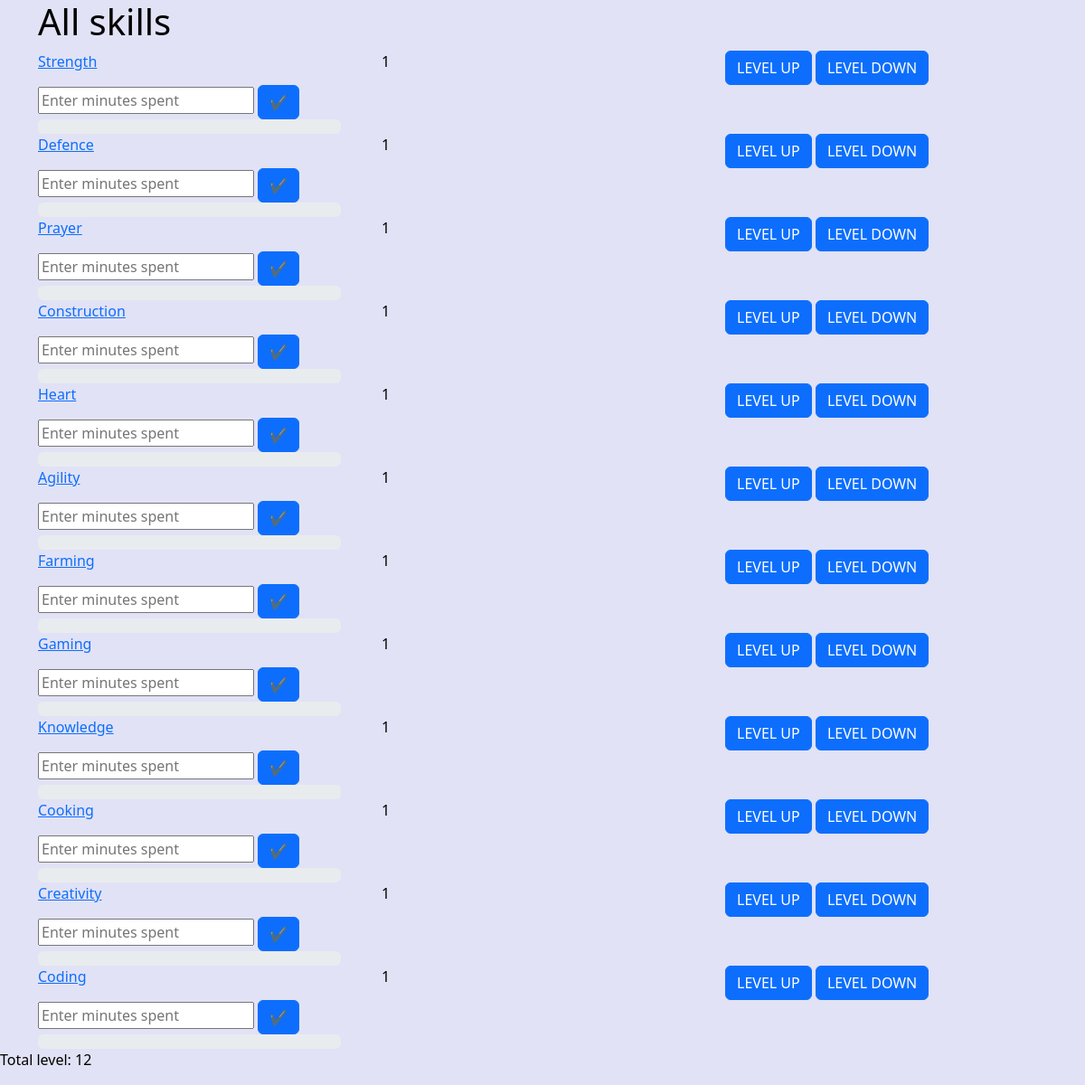
The page / on the database its author committed.
### models/db_models.py (models this page shows)
class Skill(db.Model):
    id = db.Column(db.Integer, primary_key=True)
    name = db.Column(db.String(50), nullable=False)
    level = db.Column(db.Integer, nullable=False)
    experience = db.Column(db.Float, default=0)
    description = db.Column(db.String(500), nullable=True)
    challenges = db.relationship('Challenge', backref='skill', lazy=True)
    skill_image = db.Column(db.String(255), nullable=True)

### routes/user_routes.py (the view)
@user_bp.route('/')
def first_page():
    skills = Skill.query.all()
    for skill in skills:
        skill.required_experience = 100 * pow(1.1, skill.level-1)
        skill.required_experience = round(skill.required_experience, 2)
    return render_template("user/user_dashboard.html", skills=skills, totalLevel=sum(skill.level for skill in skills))

### templates/user/user_dashboard.html (shortened to what this page needs)
<!DOCTYPE html>
<html lang="en">
<head>
    <link rel="stylesheet" href="https://cdn.jsdelivr.net/npm/bootstrap@5.2.3/dist/css/bootstrap.min.css">
    <link rel="stylesheet" type="text/css" href="{{ url_for('static',filename='/css/user.css') }}">
</head>
<body>
    <div class="container">
        <h1>All skills</h1>
        {% if skills|length > 0 %}
            {% for skill in skills %}
            <div class="row mb-12" data-id="{{ skill.id }}">
                <div class="col-md-4">
                    <a href="#challenges-{{ skill.id }}" class="skill-name" data-bs-toggle="collapse" data-bs-placement="top" title="{{ skill.description }}">{{ skill.name }}</a>
                </div>
                <div class="col-md-4">{{ skill.level }}</div>
                <div class="col-md-4">
                    <form method="post" action="{{ url_for('User.update_skill_up') }}" style="display: inline;">
                        <button type="submit" class="btn btn-primary">LEVEL UP</button>
                    </form>
                    <form method="post" action="{{ url_for('User.update_skill_down') }}" style="display: inline;">
                        <button type="submit" class="btn btn-primary">LEVEL DOWN</button>
                    </form>
                </div>
                <form method="post" action="{{ url_for('User.update_experience_route', skill_id=skill.id) }}">
                    <input type="number" name="minutes_spent" id="minutes_spent-{{ skill.id }}" placeholder="Enter minutes spent">
                    <button type="button" id="submitButton-{{ skill.id }}" class="btn btn-primary" data-bs-toggle="modal" data-bs-target="#confirmModal-{{ skill.id }}">
                        ✔️
                    </button>
                </form>
            </div>
            <div class="progress" style="width: 30%;">
            </div>
            {% endfor %}
        {% endif %}
    </div>
   <p> Total level: {{ totalLevel }} </p>
</body>
</html>

### templates/user/user_dashboard.html (style rules this page uses)
body { background-color: #e1e2f5; color: black; }

### rows shown on the page
Skill: name "Strength", level "1"
Skill: name "Defence", level "1"
Skill: name "Prayer", level "1"
Skill: name "Construction", level "1"
Skill: name "Heart", level "1"
Skill: name "Agility", level "1"
Skill: name "Farming", level "1"
Skill: name "Gaming", level "1"
Skill: name "Knowledge", level "1"
Skill: name "Cooking", level "1"
Skill: name "Creativity", level "1"
Skill: name "Coding", level "1"

### other values the page prints
{{ totalLevel }} "12"
